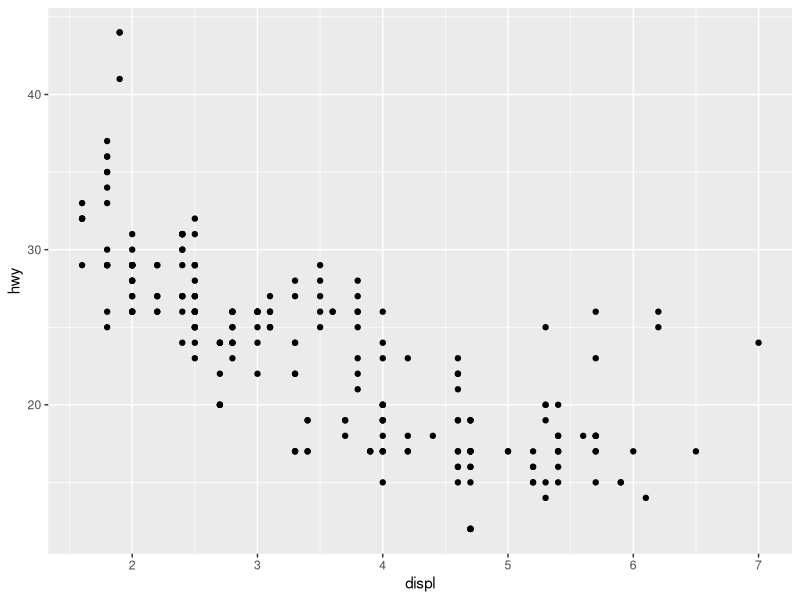
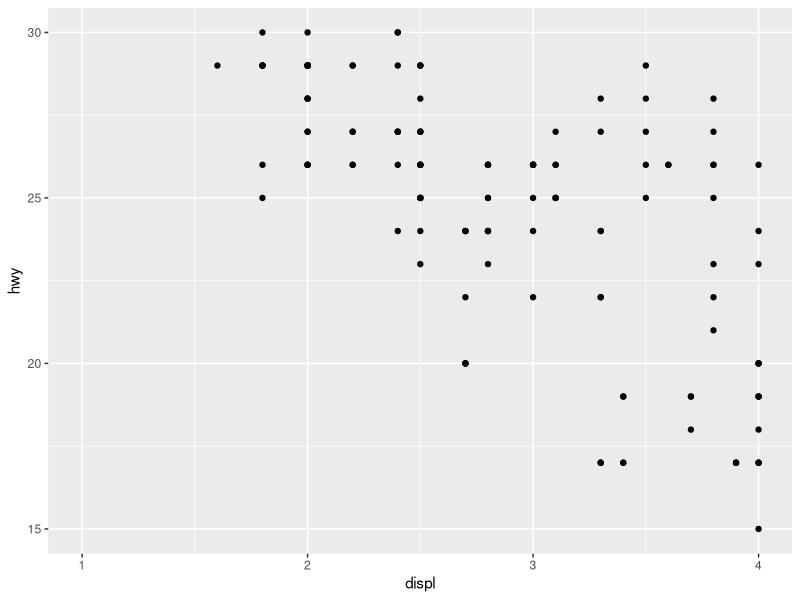
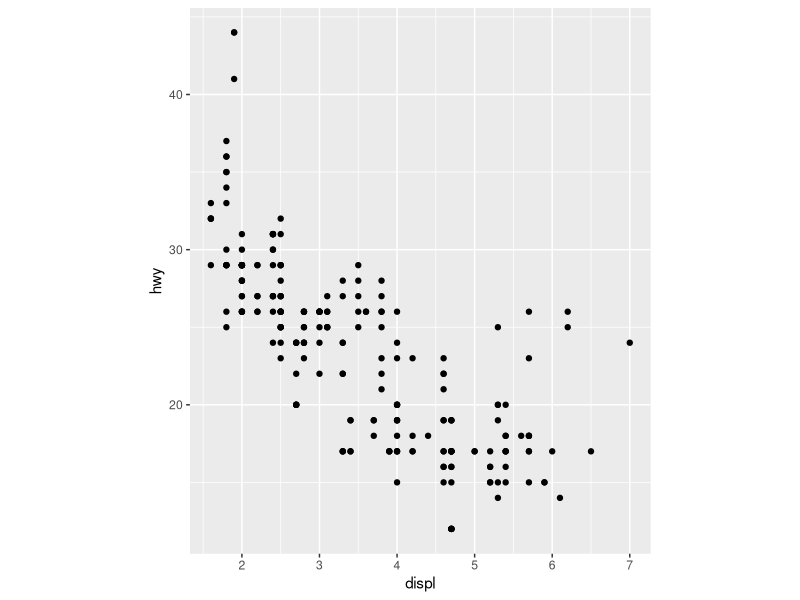
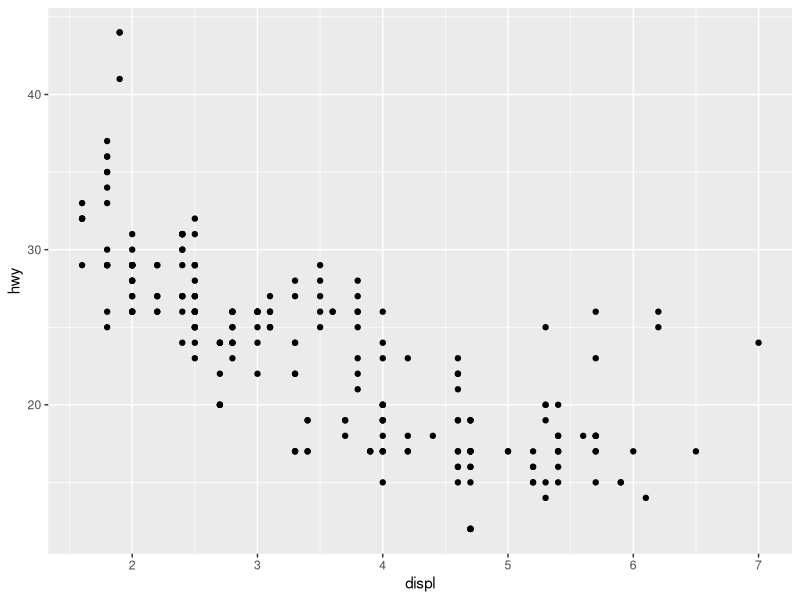
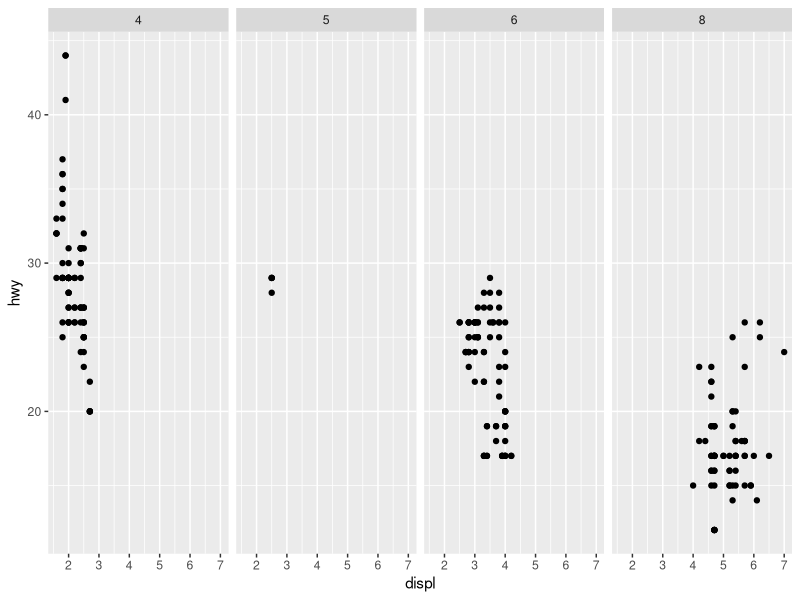
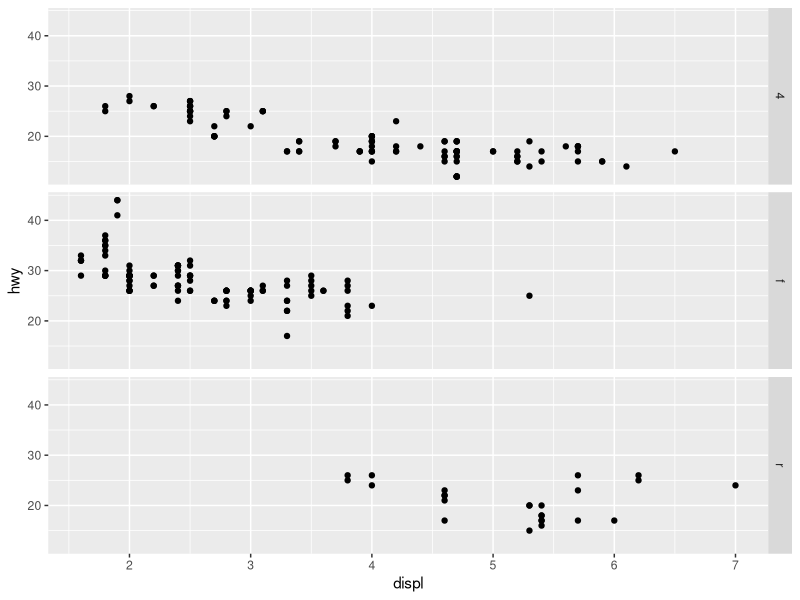
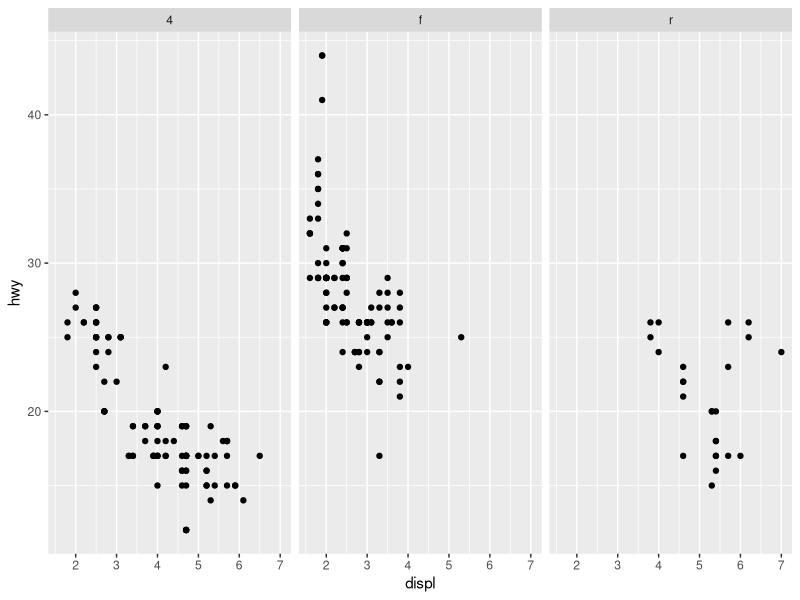
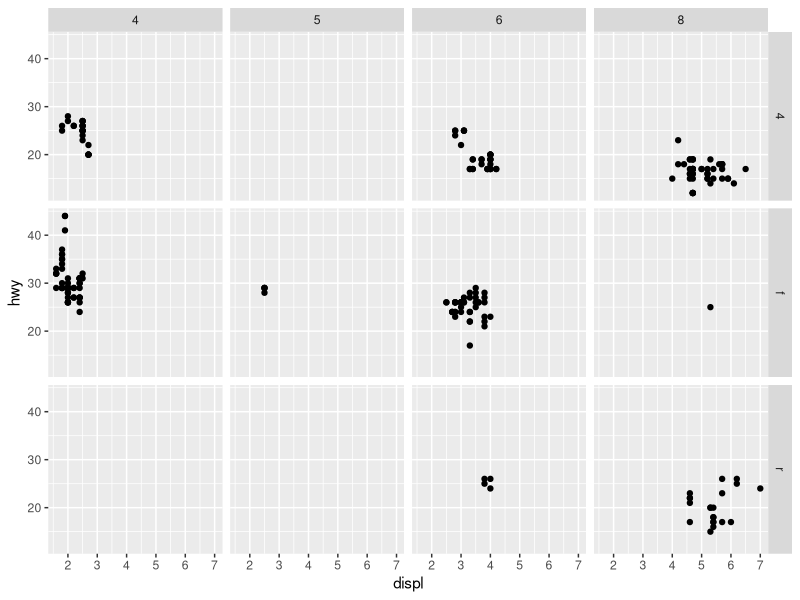

Write R code to recreate these figures, in order.
library(ggplot2)

pl<-ggplot(mpg, aes(x=displ, y=hwy))+geom_point()
pl

#coordinates 내가 지정한 벡터 부분만 확대
pl + coord_cartesian(xlim=c(1, 4), ylim=c(15, 30))

#원래는 창 크기 줄였다 켯다 하면 자동으로 바뀌는데 
#그전체 크기를 fixed할 수 있음.
pl + coord_fixed(ratio=1/5)


#Facets
help("facet_grid")
print(pl)

#이걸 4개로 분리 해 보자.
pl+facet_grid(. ~ cyl) # .(y axis)  ~  (x aixs) 이 순서로 쓴다. 
#즉, .은 y축을 그대로 두겠다는 거고, x를 cyl로 나누겠다는 것. 
pl+facet_grid(drv ~ .) 
pl+facet_grid(. ~ drv) 
pl+facet_grid(drv ~ cyl) 
